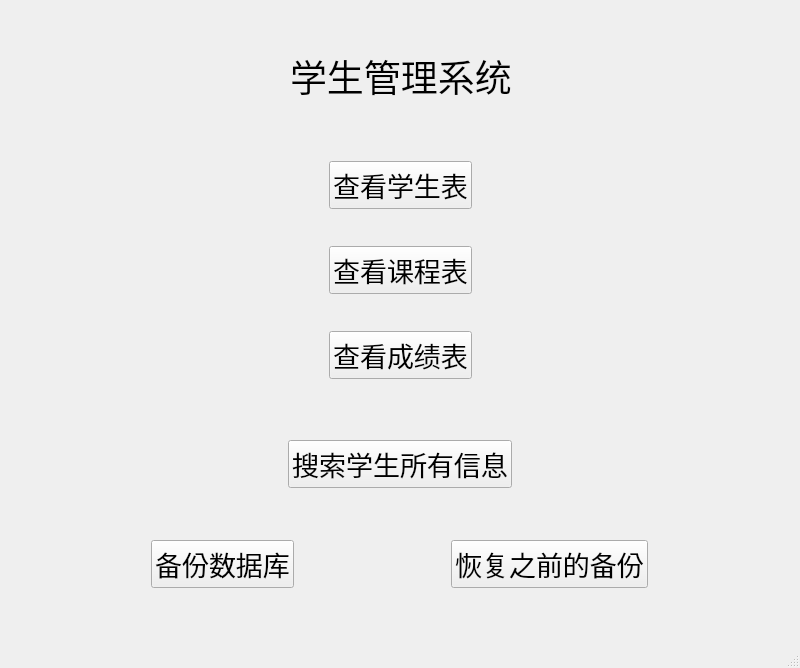
<?xml version="1.0" encoding="UTF-8"?>
<ui version="4.0">
 <class>MainWindow</class>
 <widget class="QMainWindow" name="MainWindow">
  <property name="geometry">
   <rect>
    <x>0</x>
    <y>0</y>
    <width>800</width>
    <height>668</height>
   </rect>
  </property>
  <property name="windowTitle">
   <string>MainWindow</string>
  </property>
  <widget class="QWidget" name="centralwidget">
   <widget class="QWidget" name="horizontalLayoutWidget">
    <property name="geometry">
     <rect>
      <x>0</x>
      <y>20</y>
      <width>801</width>
      <height>111</height>
     </rect>
    </property>
    <layout class="QHBoxLayout" name="horizontalLayout">
     <item>
      <spacer name="horizontalSpacer">
       <property name="orientation">
        <enum>Qt::Horizontal</enum>
       </property>
       <property name="sizeHint" stdset="0">
        <size>
         <width>40</width>
         <height>20</height>
        </size>
       </property>
      </spacer>
     </item>
     <item>
      <widget class="QLabel" name="label">
       <property name="font">
        <font>
         <family>楷体</family>
         <pointsize>28</pointsize>
        </font>
       </property>
       <property name="text">
        <string>学生管理系统</string>
       </property>
      </widget>
     </item>
     <item>
      <spacer name="horizontalSpacer_2">
       <property name="orientation">
        <enum>Qt::Horizontal</enum>
       </property>
       <property name="sizeHint" stdset="0">
        <size>
         <width>40</width>
         <height>20</height>
        </size>
       </property>
      </spacer>
     </item>
    </layout>
   </widget>
   <widget class="QWidget" name="gridLayoutWidget">
    <property name="geometry">
     <rect>
      <x>0</x>
      <y>130</y>
      <width>801</width>
      <height>281</height>
     </rect>
    </property>
    <layout class="QGridLayout" name="gridLayout">
     <item row="2" column="0">
      <layout class="QHBoxLayout" name="horizontalLayout_4">
       <item>
        <spacer name="horizontalSpacer_7">
         <property name="orientation">
          <enum>Qt::Horizontal</enum>
         </property>
         <property name="sizeHint" stdset="0">
          <size>
           <width>40</width>
           <height>20</height>
          </size>
         </property>
        </spacer>
       </item>
       <item>
        <widget class="QPushButton" name="showGrade">
         <property name="font">
          <font>
           <family>楷体</family>
           <pointsize>20</pointsize>
          </font>
         </property>
         <property name="text">
          <string>查看成绩表</string>
         </property>
        </widget>
       </item>
       <item>
        <spacer name="horizontalSpacer_8">
         <property name="orientation">
          <enum>Qt::Horizontal</enum>
         </property>
         <property name="sizeHint" stdset="0">
          <size>
           <width>40</width>
           <height>20</height>
          </size>
         </property>
        </spacer>
       </item>
      </layout>
     </item>
     <item row="1" column="0">
      <layout class="QHBoxLayout" name="horizontalLayout_3">
       <item>
        <spacer name="horizontalSpacer_5">
         <property name="orientation">
          <enum>Qt::Horizontal</enum>
         </property>
         <property name="sizeHint" stdset="0">
          <size>
           <width>40</width>
           <height>20</height>
          </size>
         </property>
        </spacer>
       </item>
       <item>
        <widget class="QPushButton" name="showCourse">
         <property name="font">
          <font>
           <family>楷体</family>
           <pointsize>20</pointsize>
          </font>
         </property>
         <property name="text">
          <string>查看课程表</string>
         </property>
        </widget>
       </item>
       <item>
        <spacer name="horizontalSpacer_6">
         <property name="orientation">
          <enum>Qt::Horizontal</enum>
         </property>
         <property name="sizeHint" stdset="0">
          <size>
           <width>40</width>
           <height>20</height>
          </size>
         </property>
        </spacer>
       </item>
      </layout>
     </item>
     <item row="0" column="0">
      <layout class="QHBoxLayout" name="horizontalLayout_2">
       <item>
        <spacer name="horizontalSpacer_3">
         <property name="orientation">
          <enum>Qt::Horizontal</enum>
         </property>
         <property name="sizeHint" stdset="0">
          <size>
           <width>40</width>
           <height>20</height>
          </size>
         </property>
        </spacer>
       </item>
       <item>
        <widget class="QPushButton" name="showStudent">
         <property name="font">
          <font>
           <family>楷体</family>
           <pointsize>20</pointsize>
          </font>
         </property>
         <property name="text">
          <string>查看学生表</string>
         </property>
        </widget>
       </item>
       <item>
        <spacer name="horizontalSpacer_4">
         <property name="orientation">
          <enum>Qt::Horizontal</enum>
         </property>
         <property name="sizeHint" stdset="0">
          <size>
           <width>40</width>
           <height>20</height>
          </size>
         </property>
        </spacer>
       </item>
      </layout>
     </item>
    </layout>
   </widget>
   <widget class="QWidget" name="horizontalLayoutWidget_5">
    <property name="geometry">
     <rect>
      <x>0</x>
      <y>420</y>
      <width>799</width>
      <height>89</height>
     </rect>
    </property>
    <layout class="QHBoxLayout" name="horizontalLayout_5">
     <item>
      <spacer name="horizontalSpacer_9">
       <property name="orientation">
        <enum>Qt::Horizontal</enum>
       </property>
       <property name="sizeHint" stdset="0">
        <size>
         <width>40</width>
         <height>20</height>
        </size>
       </property>
      </spacer>
     </item>
     <item>
      <widget class="QPushButton" name="searchStudent">
       <property name="font">
        <font>
         <family>楷体</family>
         <pointsize>20</pointsize>
        </font>
       </property>
       <property name="text">
        <string>搜索学生所有信息</string>
       </property>
      </widget>
     </item>
     <item>
      <spacer name="horizontalSpacer_10">
       <property name="orientation">
        <enum>Qt::Horizontal</enum>
       </property>
       <property name="sizeHint" stdset="0">
        <size>
         <width>40</width>
         <height>20</height>
        </size>
       </property>
      </spacer>
     </item>
    </layout>
   </widget>
   <widget class="QWidget" name="horizontalLayoutWidget_6">
    <property name="geometry">
     <rect>
      <x>0</x>
      <y>520</y>
      <width>799</width>
      <height>89</height>
     </rect>
    </property>
    <layout class="QHBoxLayout" name="horizontalLayout_6">
     <item>
      <spacer name="horizontalSpacer_11">
       <property name="orientation">
        <enum>Qt::Horizontal</enum>
       </property>
       <property name="sizeHint" stdset="0">
        <size>
         <width>40</width>
         <height>20</height>
        </size>
       </property>
      </spacer>
     </item>
     <item>
      <widget class="QPushButton" name="backupButton">
       <property name="font">
        <font>
         <family>楷体</family>
         <pointsize>20</pointsize>
        </font>
       </property>
       <property name="text">
        <string>备份数据库</string>
       </property>
      </widget>
     </item>
     <item>
      <spacer name="horizontalSpacer_13">
       <property name="orientation">
        <enum>Qt::Horizontal</enum>
       </property>
       <property name="sizeHint" stdset="0">
        <size>
         <width>40</width>
         <height>20</height>
        </size>
       </property>
      </spacer>
     </item>
     <item>
      <widget class="QPushButton" name="rebackupButton">
       <property name="font">
        <font>
         <family>楷体</family>
         <pointsize>20</pointsize>
        </font>
       </property>
       <property name="text">
        <string>恢复之前的备份</string>
       </property>
      </widget>
     </item>
     <item>
      <spacer name="horizontalSpacer_12">
       <property name="orientation">
        <enum>Qt::Horizontal</enum>
       </property>
       <property name="sizeHint" stdset="0">
        <size>
         <width>40</width>
         <height>20</height>
        </size>
       </property>
      </spacer>
     </item>
    </layout>
   </widget>
  </widget>
  <widget class="QMenuBar" name="menubar">
   <property name="geometry">
    <rect>
     <x>0</x>
     <y>0</y>
     <width>800</width>
     <height>26</height>
    </rect>
   </property>
  </widget>
  <widget class="QStatusBar" name="statusbar"/>
 </widget>
 <resources/>
 <connections/>
</ui>
